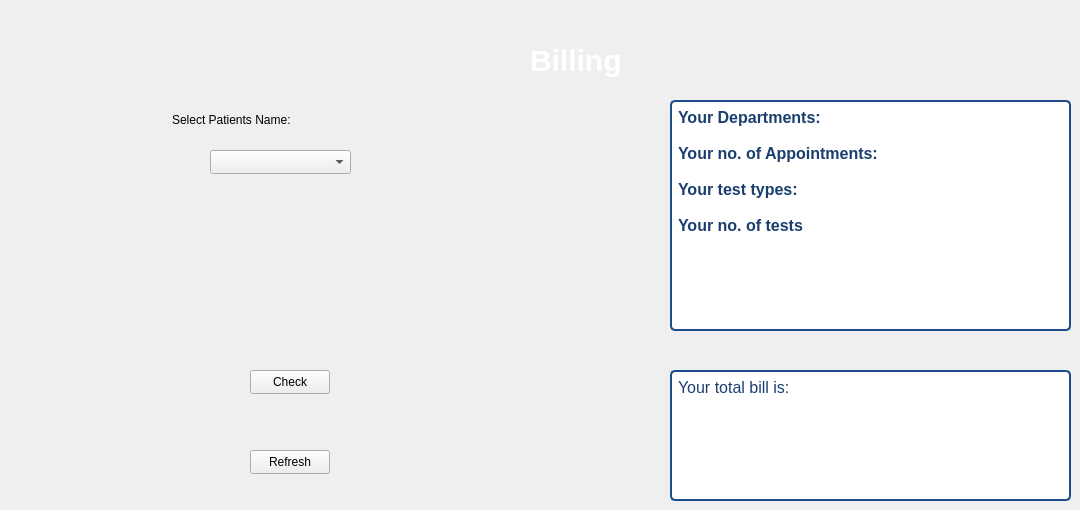
   <widget class="QWidget" name="tab_15">
    <attribute name="title">
     <string>Billing</string>
    </attribute>
    <widget class="QTextBrowser" name="textBrowser_19">
     <property name="geometry">
      <rect>
       <x>670</x>
       <y>100</y>
       <width>401</width>
       <height>231</height>
      </rect>
     </property>
     <property name="styleSheet">
      <string notr="true">QTextBrowser
{
background-color: rgb(255, 255, 255); 
color: rgb(26, 63, 111); 
border: 2px solid rgb(29, 78, 139);
border-radius: 5px; 
padding: 2px 2px; 
font-size: 16px;
font-weight: bold;
cursor: pointer; 
transition: background-color 0.3s ease, box-shadow 0.3s ease;
box-shadow: 0 4px 8px rgba(0, 0, 0, 0.1); 
}

</string>
     </property>
     <property name="html">
      <string>&lt;!DOCTYPE HTML PUBLIC &quot;-//W3C//DTD HTML 4.0//EN&quot; &quot;http://www.w3.org/TR/REC-html40/strict.dtd&quot;&gt;
&lt;html&gt;&lt;head&gt;&lt;meta name=&quot;qrichtext&quot; content=&quot;1&quot; /&gt;&lt;meta charset=&quot;utf-8&quot; /&gt;&lt;style type=&quot;text/css&quot;&gt;
p, li { white-space: pre-wrap; }
hr { height: 1px; border-width: 0; }
li.unchecked::marker { content: &quot;\2610&quot;; }
li.checked::marker { content: &quot;\2612&quot;; }
&lt;/style&gt;&lt;/head&gt;&lt;body style=&quot; font-family:'Segoe UI'; font-size:16px; font-weight:700; font-style:normal;&quot;&gt;
&lt;p style=&quot; margin-top:0px; margin-bottom:0px; margin-left:0px; margin-right:0px; -qt-block-indent:0; text-indent:0px;&quot;&gt;&lt;span style=&quot; font-size:16px;&quot;&gt;Your Departments:&lt;br /&gt;&lt;br /&gt;Your no. of Appointments:&lt;br /&gt;&lt;br /&gt;Your test types:&lt;br /&gt;&lt;br /&gt;Your no. of tests&lt;/span&gt;&lt;/p&gt;&lt;/body&gt;&lt;/html&gt;</string>
     </property>
    </widget>
    <widget class="QTextBrowser" name="textBrowser_20">
     <property name="geometry">
      <rect>
       <x>670</x>
       <y>370</y>
       <width>401</width>
       <height>131</height>
      </rect>
     </property>
     <property name="styleSheet">
      <string notr="true">QTextBrowser
{
background-color: rgb(255, 255, 255); 
color: rgb(26, 63, 111); 
border: 2px solid rgb(29, 78, 139);
border-radius: 5px; 
padding: 2px 2px; 
font-size: 16px;
font-weight: bold;
cursor: pointer; 
transition: background-color 0.3s ease, box-shadow 0.3s ease;
box-shadow: 0 4px 8px rgba(0, 0, 0, 0.1); 
}

</string>
     </property>
     <property name="html">
      <string>&lt;!DOCTYPE HTML PUBLIC &quot;-//W3C//DTD HTML 4.0//EN&quot; &quot;http://www.w3.org/TR/REC-html40/strict.dtd&quot;&gt;
&lt;html&gt;&lt;head&gt;&lt;meta name=&quot;qrichtext&quot; content=&quot;1&quot; /&gt;&lt;meta charset=&quot;utf-8&quot; /&gt;&lt;style type=&quot;text/css&quot;&gt;
p, li { white-space: pre-wrap; }
hr { height: 1px; border-width: 0; }
li.unchecked::marker { content: &quot;\2610&quot;; }
li.checked::marker { content: &quot;\2612&quot;; }
&lt;/style&gt;&lt;/head&gt;&lt;body style=&quot; font-family:'Segoe UI'; font-size:16px; font-weight:700; font-style:normal;&quot;&gt;
&lt;p style=&quot; margin-top:0px; margin-bottom:0px; margin-left:0px; margin-right:0px; -qt-block-indent:0; text-indent:0px;&quot;&gt;&lt;span style=&quot; font-size:16px; font-weight:400;&quot;&gt;Your total bill is:&lt;/span&gt;&lt;/p&gt;&lt;/body&gt;&lt;/html&gt;</string>
     </property>
    </widget>
    <widget class="QLabel" name="label_25">
     <property name="geometry">
      <rect>
       <x>530</x>
       <y>40</y>
       <width>91</width>
       <height>41</height>
      </rect>
     </property>
     <property name="styleSheet">
      <string notr="true">QLabel {
color: rgb(255, 255, 255);
font-size: 30px; 
font-weight: bold;
}

QLabel {
text-shadow: 2px rgb(12, 29, 52); 
}
</string>
     </property>
     <property name="text">
      <string>Billing</string>
     </property>
    </widget>
    <widget class="QLabel" name="label_52">
     <property name="geometry">
      <rect>
       <x>172</x>
       <y>112</y>
       <width>121</width>
       <height>16</height>
      </rect>
     </property>
     <property name="text">
      <string>Select Patients Name:</string>
     </property>
    </widget>
    <widget class="QComboBox" name="comboBill">
     <property name="geometry">
      <rect>
       <x>210</x>
       <y>150</y>
       <width>141</width>
       <height>24</height>
      </rect>
     </property>
    </widget>
    <widget class="QPushButton" name="pushButton_7">
     <property name="geometry">
      <rect>
       <x>250</x>
       <y>450</y>
       <width>80</width>
       <height>24</height>
      </rect>
     </property>
     <property name="text">
      <string>Refresh</string>
     </property>
    </widget>
    <widget class="QPushButton" name="pushButton_8">
     <property name="geometry">
      <rect>
       <x>250</x>
       <y>370</y>
       <width>80</width>
       <height>24</height>
      </rect>
     </property>
     <property name="text">
      <string>Check</string>
     </property>
    </widget>
   </widget>
